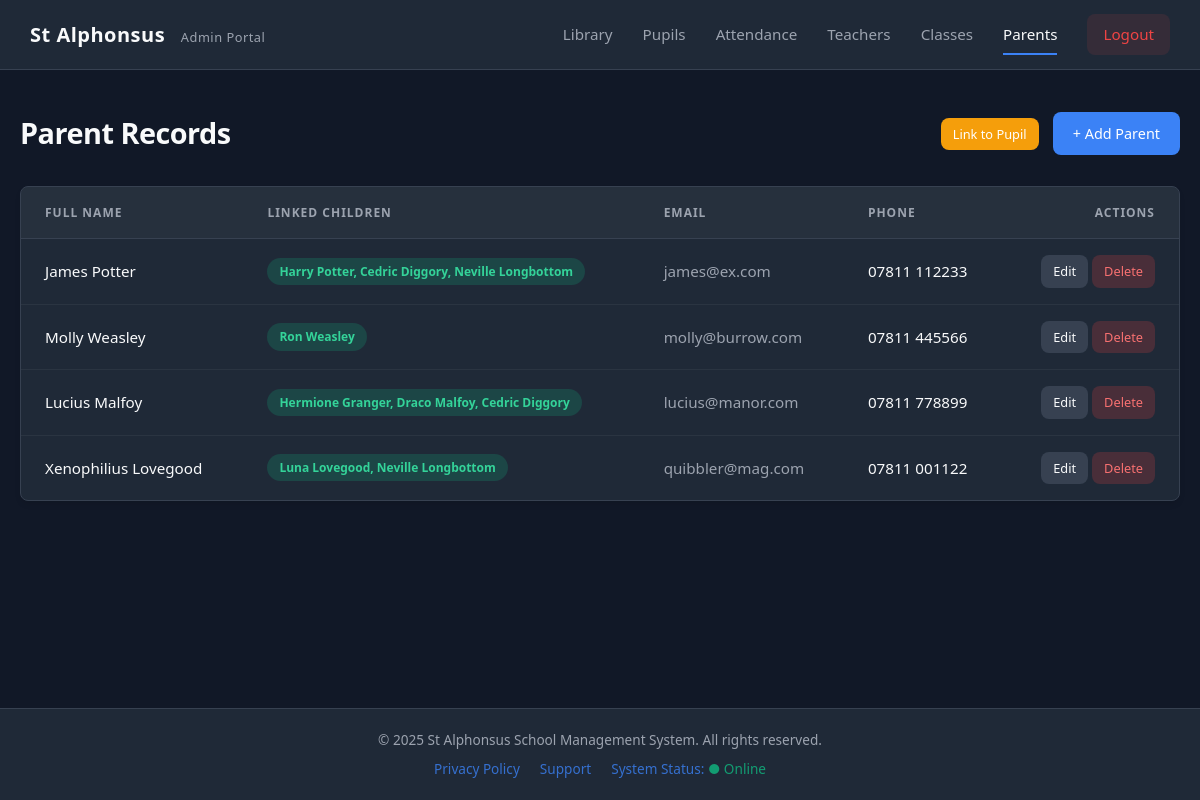
Screenshot of /parents/parents.php (signed in) with the database file from the repository.
### tables this page shows
CREATE TABLE `parents` (
  `parent_id` int(11) NOT NULL,
  `full_name` varchar(255) NOT NULL,
  `address` varchar(255) DEFAULT NULL,
  `email` varchar(100) DEFAULT NULL,
  `phone` varchar(20) DEFAULT NULL,
  `user_id` int(11) DEFAULT NULL
);

### parents/parents.php (the view, shortened to what this page needs)
<?php
include '../db.php';
$sql = "SELECT Parents.*,
        GROUP_CONCAT(Pupils.full_name SEPARATOR ', ') as children_names
        FROM Parents
        LEFT JOIN Pupil_Parent ON Parents.parent_id = Pupil_Parent.parent_id
        LEFT JOIN Pupils ON Pupil_Parent.pupil_id = Pupils.pupil_id
        GROUP BY Parents.parent_id";
$parents = $pdo->query($sql)->fetchAll();
?>
<!DOCTYPE html>
<html lang="en">
<head>
    <link rel="stylesheet" href="../style.css">
</head>
<body>
    <?php include '../nav.php'; ?>
    <div class="container">
        <div class="page-header">
            <h1>Parent Records</h1>
            <div>
                <a href="link_parent.php" class="btn btn-sm" style="background: var(--warning); color: #fff; margin-right: 10px;">Link to Pupil</a>
                <a href="add_parent.php" class="btn btn-primary">+ Add Parent</a>
            </div>
        </div>
        <div class="table-container">
            <table>
                <thead>
                    <tr>
                        <th>Full Name</th>
                        <th>Linked Children</th> <th>Email</th>
                        <th>Phone</th>
                        <th style="text-align: right;">Actions</th>
                    </tr>
                </thead>
                <tbody>
                    <?php foreach ($parents as $p): ?>
                        <tr>
                            <td style="font-weight: 500;"><?= htmlspecialchars($p['full_name']) ?></td>
                            <td>
                                <?php if (!empty($p['children_names'])): ?>
                                    <span class="status-pill status-active">
                                        <?= htmlspecialchars($p['children_names']) ?>
                                    </span>
                                <?php else: ?>
                                    <span style="color: var(--text-muted); font-size: 0.8rem;">No link</span>
                                <?php endif; ?>
                            </td>
                            <td style="color: var(--text-muted);"><?= htmlspecialchars($p['email']) ?></td>
                            <td><?= htmlspecialchars($p['phone']) ?></td>
                            <td style="text-align: right;">
                                <a href="edit_parent.php?id=<?= $p['parent_id'] ?>" class="btn btn-sm" style="background: #374151;">Edit</a>
                                <a href="delete_parent.php?id=<?= $p['parent_id'] ?>" class="btn btn-sm" style="background: rgba(239,68,68,0.2); color: #f87171;" onclick="return confirm('Delete this parent?');">Delete</a>
                            </td>
                        </tr>
                    <?php endforeach; ?>
                </tbody>
            </table>
        </div>
    </div>
    <?php include '../footer.php'; ?>
</body>
</html>

### Style.css (style rules this page uses)
:root { --bg-body: #111827; --bg-card: #1f2937; --bg-input: #374151; --text-main: #f9fafb; --text-muted: #9ca3af; --primary: #3b82f6; --primary-hover: #2563eb; --danger: #ef4444; --success: #10b981; --warning: #f59e0b; --radius: 8px; --border: 1px solid #374151; }
* { margin: 0; padding: 0; box-sizing: border-box; }
body { font-family: 'Segoe UI', Inter, system-ui, sans-serif; background-color: var(--bg-body); color: var(--text-main); line-height: 1.6; -webkit-font-smoothing: antialiased; display: flex; flex-direction: column; min-height: 100vh; }
a { text-decoration: none; color: inherit; transition: 0.2s; }
.container { max-width: 1200px; margin: 0 auto; padding: 40px 20px; width: 100%; flex: 1; }
.page-header { display: flex; justify-content: space-between; align-items: center; margin-bottom: 30px; }
h1 { font-size: 1.8rem; font-weight: 600; letter-spacing: -0.5px; color: var(--text-main); }
.btn { display: inline-flex; align-items: center; justify-content: center; padding: 10px 20px; border-radius: var(--radius); font-weight: 500; font-size: 0.9rem; cursor: pointer; border: none; transition: all 0.2s ease; }
.btn-primary { background-color: var(--primary); color: white; }
.btn-sm { padding: 6px 12px; font-size: 0.8rem; }
.table-container { background-color: var(--bg-card); border-radius: var(--radius); border: var(--border); overflow: hidden; box-shadow: 0 4px 6px -1px rgba(0, 0, 0, 0.1); }
table { width: 100%; border-collapse: collapse; }
thead { background-color: rgba(255, 255, 255, 0.03); border-bottom: var(--border); }
th { text-align: left; padding: 16px 24px; font-size: 0.75rem; text-transform: uppercase; letter-spacing: 1px; color: var(--text-muted); font-weight: 600; }
td { padding: 16px 24px; border-bottom: 1px solid rgba(255, 255, 255, 0.05); color: var(--text-main); font-size: 0.95rem; }
tr:last-child td { border-bottom: none; }
.status-pill { display: inline-block; padding: 4px 12px; border-radius: 50px; font-size: 0.75rem; font-weight: 600; }
.status-present, .status-active { background-color: rgba(16, 185, 129, 0.2); color: #34d399; }

### rows the page displays
parents: full_name "James Potter", children_names "Harry Potter, Cedric Diggory, Neville Longbottom", email "james@ex.com", phone "07811 112233"
parents: full_name "Molly Weasley", children_names "Ron Weasley", email "molly@burrow.com", phone "07811 445566"
parents: full_name "Lucius Malfoy", children_names "Hermione Granger, Draco Malfoy, Cedric Diggory", email "lucius@manor.com", phone "07811 778899"
parents: full_name "Xenophilius Lovegood", children_names "Luna Lovegood, Neville Longbottom", email "quibbler@mag.com", phone "07811 001122"

### other values shown
$role "Admin"
